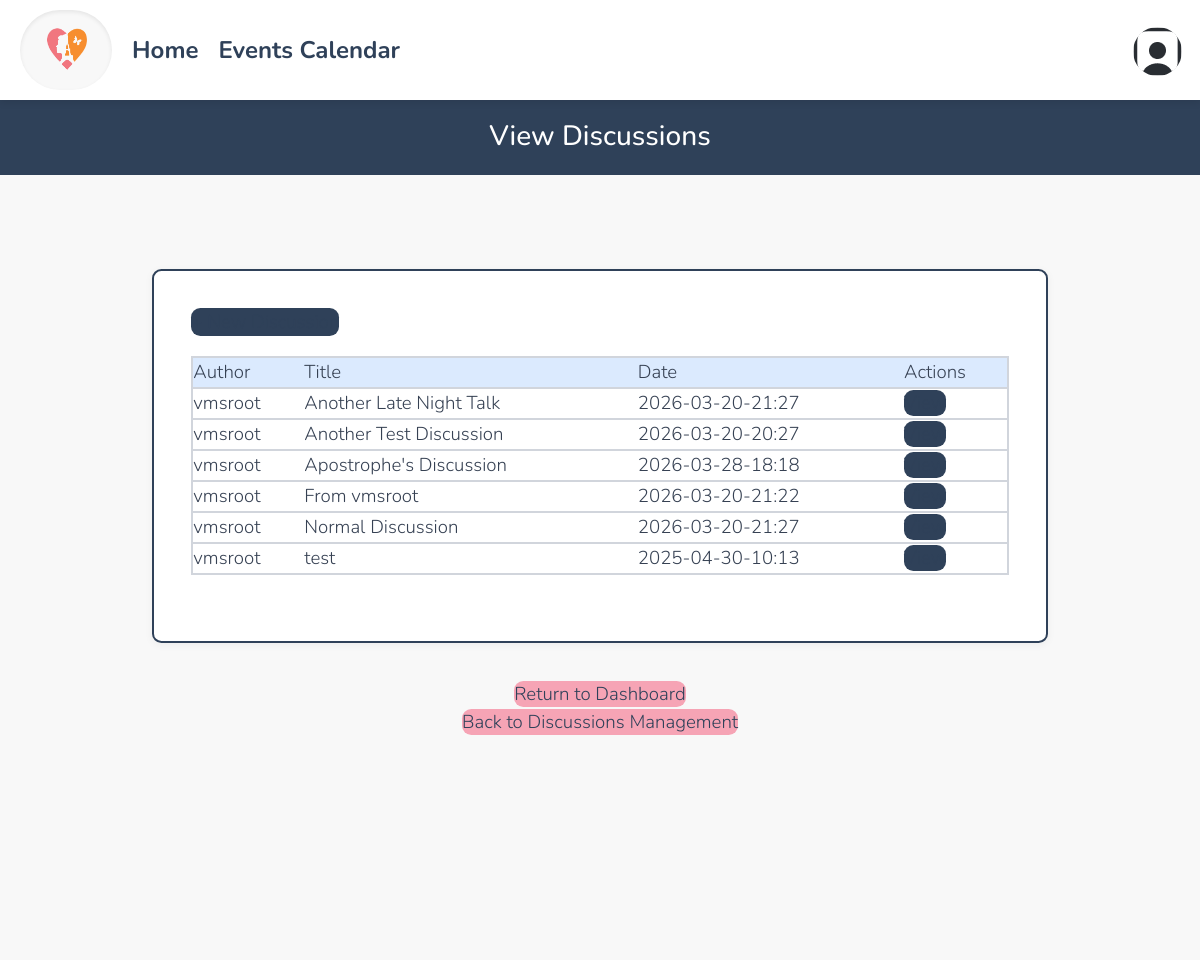
Page /viewDiscussions.php on the committed database.
### tables this page shows
CREATE TABLE `dbdiscussions` (
  `author_id` varchar(256) NOT NULL,
  `title` varchar(256) NOT NULL,
  `body` text NOT NULL,
  `time` varchar(16) NOT NULL,
  `category` varchar(50) NOT NULL DEFAULT 'general',
  `edited_by` varchar(256) DEFAULT NULL,
  `edited_at` varchar(16) DEFAULT NULL
);

CREATE TABLE `dbpersons` (
  `id` varchar(256) NOT NULL,
  `start_date` text DEFAULT NULL,
  `first_name` text NOT NULL,
  `last_name` text DEFAULT NULL,
  `street_address` text DEFAULT NULL,
  `city` text DEFAULT NULL,
  `state` varchar(2) DEFAULT NULL,
  `zip_code` text DEFAULT NULL,
  `phone1` varchar(12) DEFAULT NULL,
  `over21` enum('true','false') DEFAULT NULL,
  `phone1type` text DEFAULT NULL,
  `emergency_contact_phone` varchar(12) DEFAULT NULL,
  `emergency_contact_phone_type` text DEFAULT NULL,
  `birthday` text DEFAULT NULL,
  `email` text DEFAULT NULL,
  `email_prefs` enum('true','false') DEFAULT NULL,
  `emergency_contact_first_name` text DEFAULT NULL,
  `contact_num` varchar(255) DEFAULT 'n/a',
  `emergency_contact_relation` text DEFAULT NULL,
  `contact_method` text DEFAULT NULL,
  `type` text DEFAULT NULL,
  `status` text DEFAULT NULL,
  `notes` longtext DEFAULT NULL,
  `password` text DEFAULT NULL,
  `affiliation` varchar(100) DEFAULT NULL,
  `branch` varchar(100) DEFAULT NULL,
  `archived` tinyint(1) DEFAULT NULL,
  `emergency_contact_last_name` text DEFAULT NULL,
  `gender` varchar(20) DEFAULT NULL,
  `t_shirt_size` varchar(10) DEFAULT NULL,
  `computer_access` enum('yes','no') DEFAULT NULL,
  `camera_access` enum('yes','no') DEFAULT NULL,
  `transportation_access` enum('yes','no') DEFAULT NULL,
  `skills` text DEFAULT NULL,
  `experience` text DEFAULT NULL,
  `about_consent` enum('yes','no') DEFAULT NULL,
  `total_hours_volunteered` decimal(8,2) DEFAULT 0.00,
  `force_password_change` tinyint(1) DEFAULT 0,
  `profile_pic` varchar(512) DEFAULT 'images/usaicon.png',
  `cpr_training_completion` enum('yes','no') DEFAULT 'no',
  `aed_training_completion` enum('yes','no') DEFAULT 'no',
  `has_disability` enum('yes','no') DEFAULT 'no',
  `disability_specifications` varchar(255) DEFAULT NULL
);

### database/dbDiscussions.php (called while the page is built, shortened)
<?php
function get_all_discussions() {
    $con = connect();
    $query = "SELECT * FROM dbdiscussions WHERE category = 'general' OR category IS NULL";
    $result = mysqli_query($con, $query);
    $discussions = [];
    while ($row = mysqli_fetch_assoc($result)) {
        $discussions[] = $row;
    }
    return $discussions;
}
function get_user_from_author($author_id){
    $con=connect();
    $query = "SELECT * FROM dbpersons WHERE id = '" . $author_id . "'";
    $result = mysqli_query($con,$query);
    $result_row = mysqli_fetch_assoc($result);
    $thePerson = make_a_person($result_row);
    return $thePerson;
}
?>

### domain/Person.php (called while the page is built, shortened)
<?php
class Person {
	private $id;
	private $first_name;
	private $last_name;
	function __construct(
		$id, $start_date, $first_name, $last_name, $street_address, $city, $state,
		$zip_code, $phone1, $age, $phone1type, $emergency_contact_phone,
		$emergency_contact_phone_type, $birthday, $email, $email_prefs,
		$emergency_contact_first_name, $contact_num, $emergency_contact_relation,
		$contact_method, $type, $status, $notes, $password, $affiliation, $branch, $archived,
		$emergency_contact_last_name, $gender, $t_shirt_size, $computer_access, $camera_access,
		$transportation_access, $skills, $experience, $about_consent,
		$force_password_change = 0
	) {
        $this->id = $id;
		$this->first_name = $first_name;
		$this->last_name = $last_name;
		$this->type = $type;
    }
	function get_id() {
		return $this->id;
	}
	function get_first_name() {
		return $this->first_name;
	}
	function get_last_name() {
		return $this->last_name;
	}
}

### database/dbPersons.php (called while the page is built, shortened)
<?php
include_once(dirname(__FILE__).'/../domain/Person.php');
function make_a_person($result_row) {
        $thePerson = new Person(
    @$result_row['id'],
    @$result_row['start_date'],
    @$result_row['first_name'],
    @$result_row['last_name'],
    @$result_row['street_address'],
    @$result_row['city'],
    @$result_row['state'],
    @$result_row['zip_code'],
    @$result_row['phone1'],
    @$result_row['over21'],
    @$result_row['phone1type'],
    @$result_row['emergency_contact_phone'],
    @$result_row['emergency_contact_phone_type'],
    @$result_row['birthday'],
    @$result_row['email'],
    @$result_row['email_prefs'],
    @$result_row['emergency_contact_first_name'],
    @$result_row['contact_num'],
    @$result_row['emergency_contact_relation'],
    @$result_row['contact_method'],
    @$result_row['type'],
    @$result_row['status'],
    @$result_row['notes'],
    @$result_row['password'],
    @$result_row['affiliation'],
    @$result_row['branch'],
    @$result_row['archived'],
    @$result_row['emergency_contact_last_name'],
    @$result_row['gender'],
    @$result_row['t_shirt_size'],
    @$result_row['computer_access'],
    @$result_row['camera_access'],
    @$result_row['transportation_access'],
    @$result_row['skills'],
    @$result_row['experience'],
    @$result_row['about_consent'],
    @$result_row['force_password_change']
    );
    $thePerson->set_profile_pic(@$result_row['profile_pic'] ?: 'images/usaicon.png');
    $thePerson->set_cpr_training_completion(@$result_row['cpr_training_completion'] ?: 'no');
    $thePerson->set_aed_training_completion(@$result_row['aed_training_completion'] ?: 'no');
    $thePerson->set_has_disability(@$result_row['has_disability'] ?: 'no');
    $thePerson->set_disability_specifications(@$result_row['disability_specifications'] ?? '');
    return $thePerson;
}

### viewDiscussions.php (the view, shortened to what this page needs)
<?php
include_once "database/dbDiscussions.php";
include_once "database/dbPersons.php";
$discussions = get_all_discussions();
?>
<!DOCTYPE html>
<html lang="en">
<head>
  	<link href="css/normal_tw.css" rel="stylesheet">
<?php
require_once('header.php');
?>
<h1>View Discussions</h1>
</head>
<body>
    <main>
      <div class="main-content-box w-[90%] p-8">
        <div class="top-bar">
            <a href="createDiscussion.php" class="blue-button">+ New Discussion</a>
        </div>
        <table>
            <thead>
                <tr>
                    <th>Author</th>
                    <th>Title</th>
                    <th>Date</th>
                    <th>Actions</th>
                </tr>
            </thead>
            <tbody>
                <?php if ($discussions): ?>
                    <?php foreach ($discussions as $discussion):
                        $person = get_user_from_author($discussion['author_id']);
                        $author_name = $person->get_first_name() . ' ' . $person->get_last_name();
                    ?>
                        <tr>
                            <td><?php echo $author_name; ?></td>
                            <td><?php echo $discussion['title']; ?></td>
                            <td><?php echo $discussion['time']; ?></td>
                            <td>
                                <a href="discussionContent.php?author=<?php echo urlencode($person->get_id()); ?>&title=<?php echo urlencode($discussion['title']); ?>&category=general" class="blue-button">View</a>
                            </td>
                        </tr>
                    <?php endforeach; ?>
                <?php else: ?>
                    <tr><td colspan="5">No discussions found.</td></tr>
                <?php endif; ?>
            </tbody>
        </table>
        <br>
	</div>
    <div class="text-center mt-6">
        <a href="index.php" class="return-button">Return to Dashboard</a>
    </div>
    <div class="text-center mt-6">
        <a href="discussionMain.php" class="return-button">Back to Discussions Management</a>
    </div>
    </main>
</body>
</html>

### css/normal_tw.css (style rules this page uses)
.main-content-box { background: #ffffff; border-radius: 10px; padding: 2rem; box-shadow: 0 2px 8px rgba(0,0,0,0.05); margin: 2rem auto; }
body, main { background-color: #f8f8f8 !important; }
.top-bar { margin-bottom: 10px; display: flex; justify-content: space-between; }

### css/header.css (style rules this page uses)
body { font-family: Nunito, Quicksand, sans-serif; padding-top: 96px; font-size: 14pt; }

### css/base.css (style rules this page uses)
html, body, header, main, footer, div, span, p, h1, h2, h3, h4, h5, h6, ul, ol, li, input, select, textarea, form, section, label, table, td, tr, th, form, fieldset, em, button, a { padding: 0; margin: 0; font-size: inherit; font-family: inherit; font-weight: inherit; text-decoration: none; font-style: normal; box-sizing: border-box; text-align: left; list-style-type: none; border-spacing: 0; }
:root { --page-background-color: #ffffff; --page-font-color: var(--main-color); --inactive-font-color: #666666; --inactive-background-color: #fafafa; --standout-background: #f8f4ef; --happy-toast-background-color: var(--main-color); --happy-toast-font-color: white; --info-toast-background-color: var(--main-color); --info-toast-font-color: white; --error-toast-background-color: #701a1a; --error-toast-font-color: white; --shadow-and-border-color: #e8e8e8; --main-color: #2f4159; --accent-color: #f5c16e; --secondary-accent-color: #f6a4b5; --wv-accent-color: #f5c16e; --wv-accent-foreground: #f6a4b5; --wv-bg-light: #ffffff; --wv-text-dark: #111111; --wv-muted-text: #6b6b6b; --calendar-event-color: #999; --calendar-event-color-hover: #777777; --calendar-today-border: 2px solid var(--secondary-accent-color); --button-font-color: rgb(255, 255, 255); --button-padding: 0.5rem 1.5rem; --button-border-radius: 0.25rem; --standard-border: 1px solid #333333; --light-border: 1px solid var(--shadow-and-border-color); --text-field-border: 2px solid #e8e8e8; --cancel-button-background-color: var(--secondary-accent-color); --error-color: red; font-size: 18px; font-family: Montserrat; font-weight: 300; }
body { background-color: var(--page-background-color); color: var(--main-color); font-family: Montserrat; }
a { color: var(--main-color); }
main:not(.login):not(.calendar-view):not(.dashboard) { padding: 1rem; }
h1 { font-size: 1.5rem !important; font-weight: 500 !important; margin-bottom: 2rem; background-color: var(--main-color); color: var(--page-background-color); width: 100%; text-align: center; padding: 1rem; }
.main-content-box { width: 100%; max-width: 48rem; padding: 2rem; margin-bottom: 2rem; margin-left: auto; margin-right: auto; background-color: var(--page-background-color); border-radius: 0.5rem; }
.text-center { text-align: center; }

### rows in the picture
dbdiscussions: dbpersons.first_name+emergency_contact_first_name "vmsroot", title "Another Late Night Talk", time "2026-03-20-21:27"
dbdiscussions: title "Another Test Discussion", time "2026-03-20-20:27"
dbpersons: author_name "vmsroot"
dbdiscussions: title "Apostrophe's Discussion", time "2026-03-28-18:18"
dbdiscussions: title "From vmsroot", time "2026-03-20-21:22"
dbdiscussions: title "Normal Discussion", time "2026-03-20-21:27"
dbdiscussions: title "test", time "2025-04-30-10:13"
